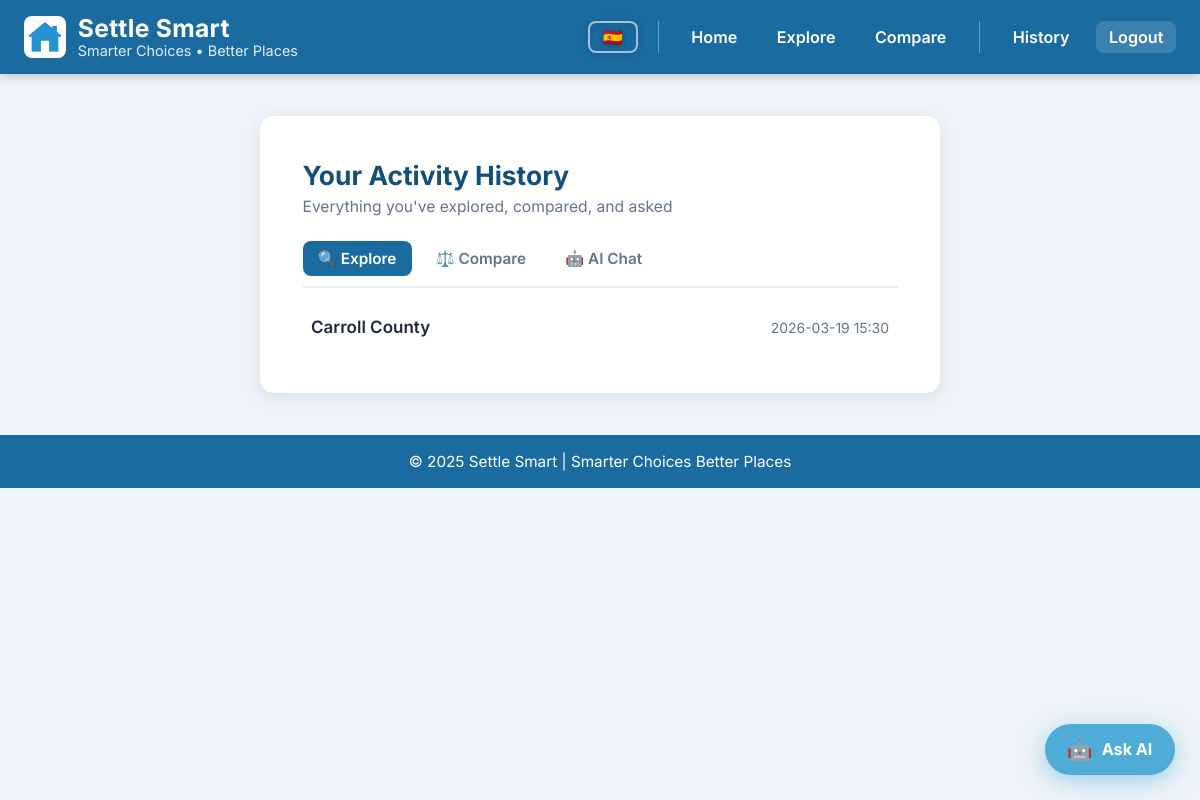
Page /history (signed in) on the earlier database version.
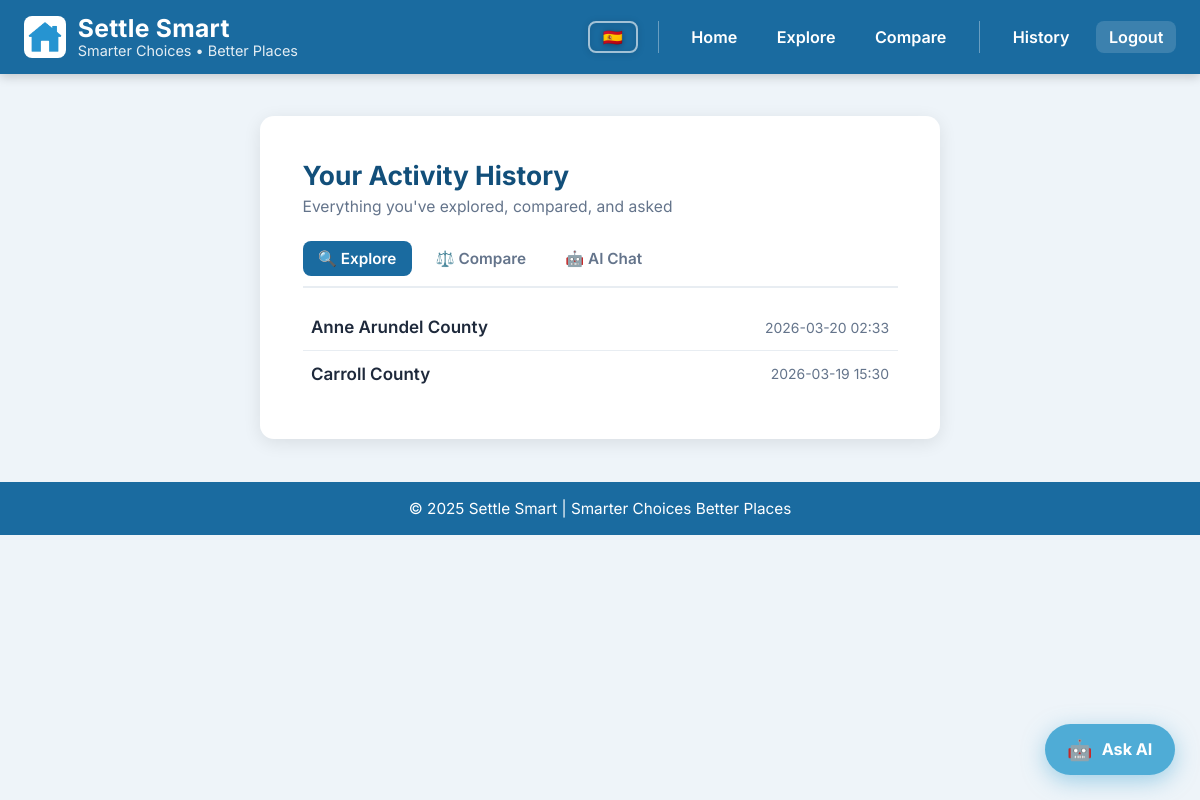
Same page on the later database version.
### tables this page shows
CREATE TABLE search_history (
            id INTEGER PRIMARY KEY AUTOINCREMENT,
            user_id INTEGER NOT NULL,
            county_name TEXT NOT NULL,
            searched_at TIMESTAMP DEFAULT CURRENT_TIMESTAMP,
            FOREIGN KEY (user_id) REFERENCES users(id)
        );

### app.py (the view)
@app.route("/history")
@login_required
def history():
    conn = get_db()
    explore_rows = conn.execute(
        "SELECT county_name, searched_at FROM search_history WHERE user_id = ? ORDER BY searched_at DESC LIMIT 20",
        (current_user.id,),
    ).fetchall()
    compare_rows = conn.execute(
        "SELECT county1, county2, searched_at FROM compare_history WHERE user_id = ? ORDER BY searched_at DESC LIMIT 20",
        (current_user.id,),
    ).fetchall()
    chat_rows = conn.execute(
        "SELECT user_message, bot_reply, sent_at FROM chat_history WHERE user_id = ? ORDER BY sent_at DESC LIMIT 20",
        (current_user.id,),
    ).fetchall()
    conn.close()
    return render_template("history.html", explore_rows=explore_rows, compare_rows=compare_rows, chat_rows=chat_rows)

### app.py (called while the page is built)
def get_db():
    conn = sqlite3.connect("settle_smart.db")
    conn.row_factory = sqlite3.Row
    return conn

@login_manager.user_loader
def load_user(user_id):
    conn = get_db()
    row = conn.execute("SELECT * FROM users WHERE id = ?", (user_id,)).fetchone()
    conn.close()
    if row:
        return User(row["id"], row["username"], row["email"])
    return None

@app.context_processor
def inject_lang():
    lang = session.get('lang', 'en')
    return {'t': TRANSLATIONS[lang], 'lang': lang}

### templates/history.html (shortened to what this page needs)
<!DOCTYPE html>
<html lang="{{ lang }}">
<head>
  <link rel="stylesheet" href="{{ url_for('static', filename='style.css') }}">
</head>
<body>
  <header>
    <a href="/" class="brand">
      <img src="{{ url_for('static', filename='logo.png') }}" alt="Settle Smart Logo" />
      <div class="brand-text">
        <span class="title">Settle Smart</span>
        <span class="tagline">Smarter Choices • Better Places</span>
      </div>
    </a>
    <nav class="nav-links">
      <div class="lang-toggle">
        {% if lang == 'en' %}
          <a href="/set-lang/es" class="lang-btn" title="Español">🇪🇸</a>
        {% else %}
          <a href="/set-lang/en" class="lang-btn" title="English">🇺🇸</a>
        {% endif %}
      </div>
      <a href="/">{{ t.nav_home }}</a>
      <a href="/explore">{{ t.nav_explore }}</a>
      <a href="/compare">{{ t.nav_compare }}</a>
      {% if current_user.is_authenticated %}
        <a href="/history">{{ t.nav_history }}</a>
        <a href="/logout" class="nav-auth">{{ t.nav_logout }}</a>
      {% else %}
        <span class="nav-divider">|</span>
        <a href="/login" class="nav-auth">{{ t.nav_login }}</a>
      {% endif %}
    </nav>
  </header>
  <main class="history-page">
    <div class="history-wrapper">
      <h2>{{ t.history_title }}</h2>
      <p class="auth-sub">{{ t.history_sub }}</p>
      <div class="history-tabs">
        <button class="htab active" data-tab="explore">{{ t.history_tab_explore }}</button>
        <button class="htab" data-tab="compare">{{ t.history_tab_compare }}</button>
        <button class="htab" data-tab="chat">{{ t.history_tab_chat }}</button>
      </div>
      <div class="htab-panel" id="tab-explore">
        {% if explore_rows %}
          <ul class="history-list">
            {% for row in explore_rows %}
              <li class="history-item">
                <a class="history-county history-link" href="/result?county={{ row.county_name | urlencode }}">{{ row.county_name }}</a>
                <span class="history-date">{{ row.searched_at[:16] }}</span>
              </li>
            {% endfor %}
          </ul>
        {% else %}
          <div class="history-empty">
            <p>{{ t.history_explore_empty }} <a href="/explore">{{ t.history_explore_link }}</a>.</p>
          </div>
        {% endif %}
      </div>
    </div>
  </main>
  <footer>{{ t.footer }}</footer>
  <a href="/assistant" class="ai-fab">
    <span class="fab-icon">🤖</span> {{ t.ask_ai }}
  </a>
</body>
</html>

### static/style.css (style rules this page uses)
* { box-sizing: border-box; margin: 0; padding: 0; }
:root { --brand: #1a6ba0; --brand-d: #124f7a; --ink: #1e293b; --bg: #eef4f9; --panel: #ffffff; --muted: #64748b; --ring: rgba(26,107,160,.25); --green: #16a34a; --yellow: #d97706; --red: #dc2626; --radius: 14px; --shadow: 0 4px 18px rgba(0,0,0,.09); }
html, body { font-size: 17px; font-family: 'Inter', 'Segoe UI', sans-serif; color: var(--ink); background: var(--bg); }
header, .site-header { background: var(--brand); color: #fff; padding: .85rem 1.4rem; display: flex; align-items: center; justify-content: space-between; gap: 1rem; box-shadow: 0 3px 10px rgba(0,0,0,.18); position: sticky; top: 0; z-index: 100; }
.brand, .logo-title { display: flex; align-items: center; gap: 12px; text-decoration: none; color: inherit; }
.brand img, .logo-title img { height: 42px; border-radius: 8px; }
.brand-text { display: flex; flex-direction: column; line-height: 1.15; }
.brand-text .title, .logo-title h1 { font-size: 1.45rem; font-weight: 700; letter-spacing: .3px; margin: 0; }
.brand-text .tagline { font-size: .85rem; opacity: .88; }
.nav-links { display: flex; gap: 14px; }
.nav-links a, .backlink { color: #fff; text-decoration: none; font-weight: 600; font-size: .95rem; padding: .35rem .75rem; border-radius: 8px; transition: background .2s; }
.ai-fab { position: fixed; bottom: 1.5rem; right: 1.5rem; z-index: 999; display: flex; align-items: center; gap: .55rem; background: #4facd6; color: #fff; text-decoration: none; font-weight: 700; font-size: .95rem; padding: .75rem 1.3rem; border-radius: 999px; box-shadow: 0 6px 22px rgba(79,172,214,.5); transition: background .2s, transform .2s, box-shadow .2s; }
.ai-fab .fab-icon { font-size: 1.2rem; }
footer { background: var(--brand); color: #fff; text-align: center; padding: 1rem; font-size: .9rem; }
.auth-sub { color: var(--muted); font-size: .92rem; margin-bottom: 1.5rem; }
.nav-auth { background: rgba(255,255,255,.15); border-radius: 8px; }
.lang-toggle { display: flex; }
.lang-btn { text-decoration: none; font-size: 1.9rem; line-height: 1; padding: .18rem .22rem; border-radius: 8px; display: flex; align-items: center; border: 2px solid rgba(255,255,255,.6); transition: transform .15s, border-color .15s; filter: drop-shadow(0 1px 3px rgba(0,0,0,.35)); }
.history-page { padding: 2.5rem 1.5rem; }
.history-wrapper { background: var(--panel); border-radius: var(--radius); box-shadow: var(--shadow); padding: 2.5rem; max-width: 680px; margin: 0 auto; }
.history-wrapper h2 { font-size: 1.55rem; color: var(--brand-d); margin-bottom: .35rem; }
.history-tabs { display: flex; gap: .5rem; margin: 1.5rem 0 1rem; border-bottom: 2px solid #e8edf2; padding-bottom: .6rem; }
.htab { background: none; border: none; padding: .45rem .9rem; border-radius: 8px; font-size: .9rem; font-weight: 600; font-family: inherit; color: var(--muted); cursor: pointer; transition: background .18s, color .18s; }
.htab.active { background: var(--brand); color: #fff; }
.history-list { list-style: none; margin-top: .5rem; }
.history-item { display: flex; justify-content: space-between; align-items: center; padding: .75rem .5rem; border-bottom: 1px solid #e8edf2; transition: background .15s; }
.history-item:last-child { border-bottom: none; }
.history-county { font-weight: 600; color: var(--ink); }
.history-date { font-size: .82rem; color: var(--muted); white-space: nowrap; }
.history-link { text-decoration: none; color: inherit; cursor: pointer; transition: color .15s; }

Differences in the rows shown:
added search_history: county_name "Anne Arundel County", searched_at "2026-03-20 02:33"
